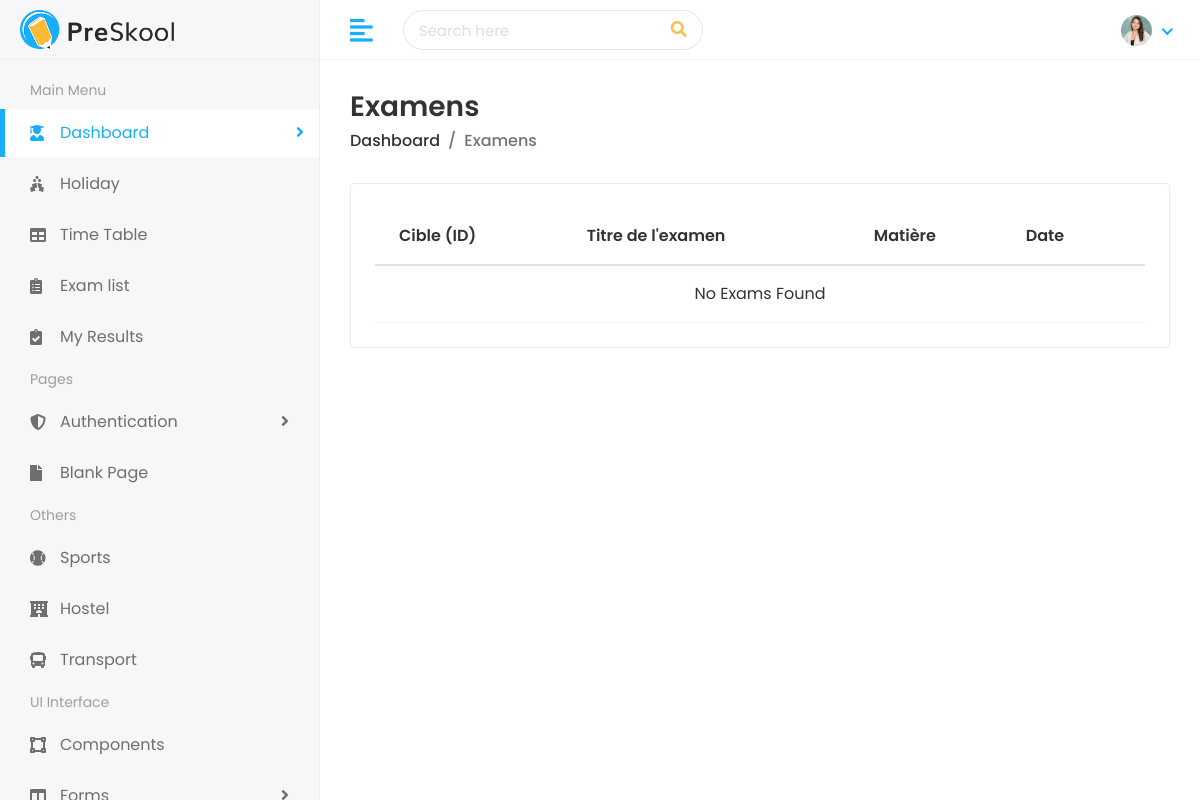
Page /exam/exams/ (signed in) on the earlier database version.
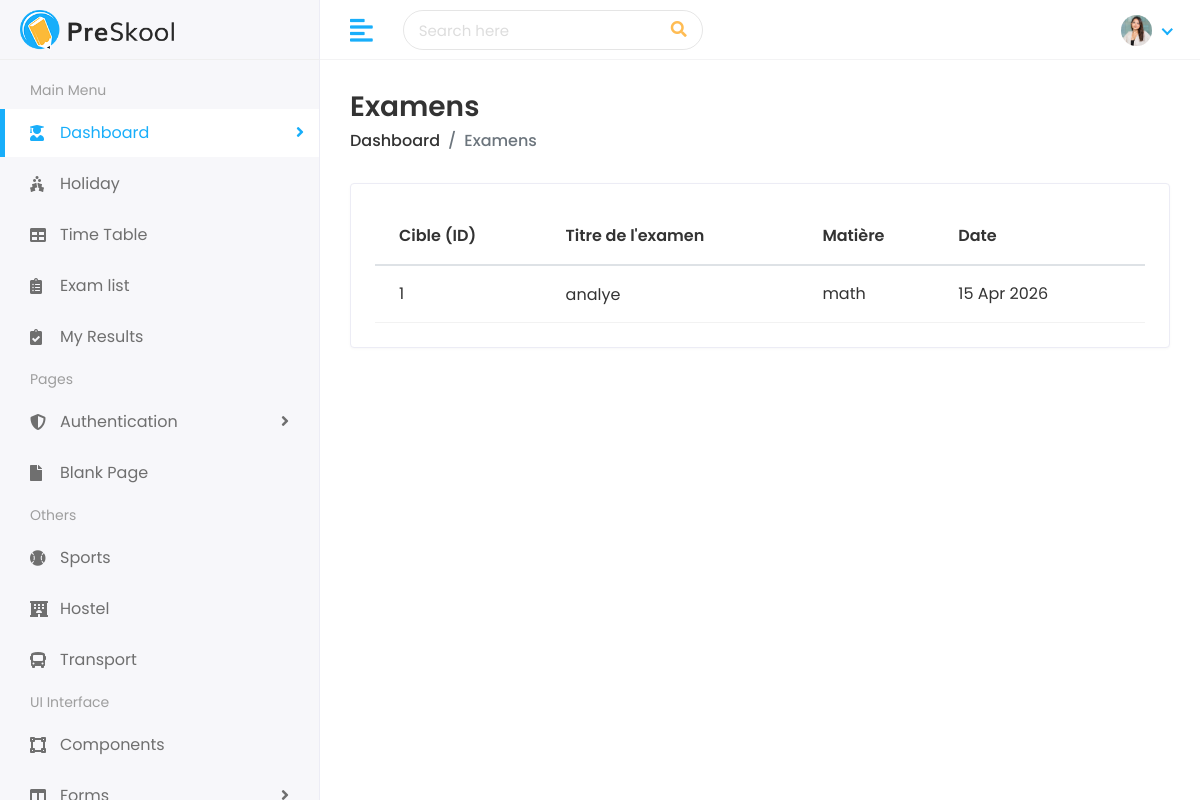
Same page on the later database version.
### exam/models.py (models this page shows, shortened)
class Exam(models.Model):
    title = models.CharField(max_length=150)
    date = models.DateField()
    subject = models.ForeignKey(Subject, on_delete=models.CASCADE, related_name='exams')
    description = models.TextField(blank=True)

### faculty/models.py (models this page shows, shortened)
class Subject(models.Model):
    name = models.CharField(max_length=150)
    code = models.CharField(max_length=50, unique=True)
    department = models.ForeignKey(Department, on_delete=models.CASCADE, related_name='subjects')
    teacher = models.ForeignKey(Teacher, on_delete=models.SET_NULL, null=True, blank=True, related_name='subjects')

### exam/views.py (the view)
# urls.py: path('exams/', views.ExamListView.as_view(), name='exam-list'),
class ExamListView(LoginRequiredMixin, ListView):
    model = Exam
    template_name = 'exam/exam_list.html'
    context_object_name = 'exam_list'

### exam/templates/exam/exam_list.html (shortened to what this page needs)
{% extends 'Home/base.html' %}
{% load static %}
{% block body %}
<div class="page-wrapper">
    <div class="content container-fluid">
        <div class="page-header">
            <div class="row align-items-center">
                <div class="col">
                    <h3 class="page-title">Examens</h3>
                    <ul class="breadcrumb">
                        <li class="breadcrumb-item"><a href="{% url 'admin_dashboard' %}">Dashboard</a></li>
                        <li class="breadcrumb-item active">Examens</li>
                    </ul>
                </div>
            </div>
        </div>
        <div class="row">
            <div class="col-sm-12">
                <div class="card card-table">
                    <div class="card-body">
                        <div class="table-responsive">
                            <table class="table table-hover table-center mb-0 datatable">
                                <thead>
                                    <tr>
                                        <th>Cible (ID)</th>
                                        <th>Titre de l'examen</th>
                                        <th>Matière</th>
                                        <th>Date</th>
                                    </tr>
                                </thead>
                                <tbody>
                                    {% for item in exam_list %}
                                    <tr>
                                        <td>{{ item.id }}</td>
                                        <td>
                                            <h2><a>{{ item.title }}</a></h2>
                                        </td>
                                        <td>{{ item.subject.name|default:"-" }}</td>
                                        <td>{{ item.date|date:"d M Y" }}</td>
                                    </tr>
                                    {% empty %}
                                    <tr>
                                        <td colspan="5" class="text-center">No Exams Found</td>
                                    </tr>
                                    {% endfor %}
                                </tbody>
                            </table>
                        </div>
                    </div>
                </div>
            </div>
        </div>
    </div>
</div>
{% endblock %}

Differences in the rows shown:
added Exam: id "1", title "analye", subject.name "math", date "15 Apr 2026"
Other differences:
text no longer shown: "No Exams Found"
